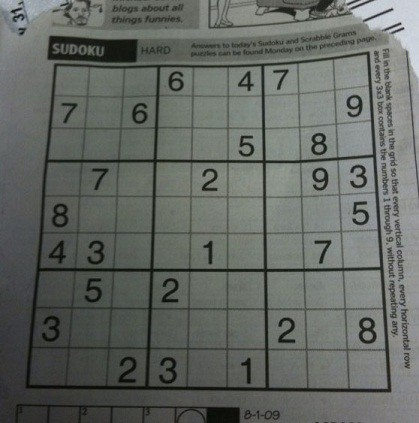
#> input picture board.jpeg, 419 x 423 px
$ python -i image_recognition.py   (imports and definitions only)
#> lines starting #> are read from the running program, lines starting #| are printed output that depends on the picture; after the words box and inside, x2 and y2 are one past the last pixel; in counts of white or black regions, pixels touching at a corner belong together
#!/usr/bin/python3
''' Library of functions used for extracting sudoku grid from an image
and extracting the digits from the grid. Uses OpenCV2 and numpy '''
import cv2
import operator
import numpy as np
import pytesseract as pts
import matplotlib.pyplot as plt


def pre_process_image(img, dilate=False):
#> called with dilate = True
    proc = cv2.GaussianBlur(img.copy(), (9, 9), 0)
    proc = cv2.adaptiveThreshold(proc, 255, cv2.ADAPTIVE_THRESH_GAUSSIAN_C, cv2.THRESH_BINARY, 11, 2)
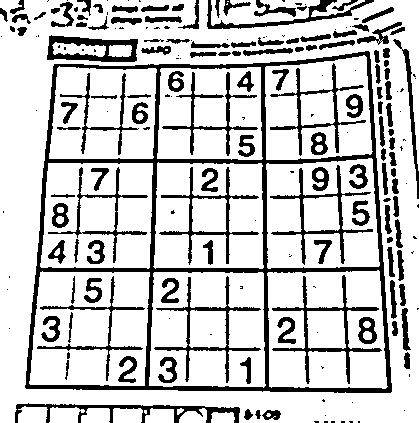
#> proc: shape (423, 419); 78.7% white; 207 black regions (83 under 20 px), largest, box (x1, y1, x2, y2) and area: (25, 51, 392, 393) 10956, (272, 275, 382, 384) 1396, (15, 403, 240, 423) 1281
    proc = cv2.bitwise_not(proc, proc)
    if dilate:
        kernel = np.array([[0, 1, 0], [1, 1, 1], [0, 1, 0]], np.uint8)
        proc = cv2.dilate(proc, kernel)
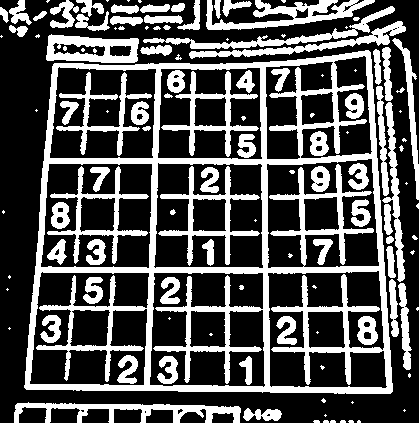
#> proc: shape (423, 419); 32.8% white; 126 white regions (54 under 20 px)
    return proc


def find_corners_of_largest_polygon(img):
    contours, h = cv2.findContours(img.copy(), cv2.RETR_EXTERNAL, cv2.CHAIN_APPROX_SIMPLE)
#> contours = 75 contours, 42 with area under 20; largest, box (x1, y1, x2, y2) and area: (24, 50, 393, 394) 113082, (46, 34, 139, 63) 2106, (206, 0, 375, 30) 1807, (14, 402, 241, 423) 1640, (143, 6, 395, 49) 1280; h = 75 rows, first 6: [1, -1, -1, -1], [2, 0, -1, -1], [3, 1, -1, -1], [4, 2, -1, -1], [5, 3, -1, -1], [6, 4, -1, -1]
    contours = sorted(contours, key=cv2.contourArea, reverse=True)
    polygon = contours[0]  # Largest image
#> polygon = contour of 184 points, box (x1, y1, x2, y2) (24, 50, 393, 394), area 113082
    bottom_right, _ = max(enumerate([pt[0][0] + pt[0][1] for pt in polygon]), key=operator.itemgetter(1))
#> bottom_right = 136
    top_left, _ = min(enumerate([pt[0][0] + pt[0][1] for pt in polygon]), key=operator.itemgetter(1))
#> top_left = 48
    bottom_left, _ = min(enumerate([pt[0][0] - pt[0][1] for pt in polygon]), key=operator.itemgetter(1))
#> bottom_left = 110
    top_right, _ = max(enumerate([pt[0][0] - pt[0][1] for pt in polygon]), key=operator.itemgetter(1))
#> top_right = 182
#> in get_grid, `corners = find_corners_of_largest_polygon(processed)`: corners = [[54, 63], [370, 52], [390, 393], [24, 387]]
    return [polygon[top_left][0], polygon[top_right][0], polygon[bottom_right][0], polygon[bottom_left][0]]

def distance(p1, p2):
    a = p2[0] - p1[0]
    b = p2[1] - p1[1]
    return np.sqrt((a ** 2) + (b ** 2))

def crop_and_warp(img, crop_rect):
    """Crops and warps a rectangular section from an image into a square of similar size."""
    top_left, top_right, bottom_right, bottom_left = crop_rect[0], crop_rect[1], crop_rect[2], crop_rect[3]
#> top_left = [54, 63]; top_right = [370, 52]; bottom_right = [390, 393]; bottom_left = [24, 387]
    src = np.array([top_left, top_right, bottom_right, bottom_left], dtype='float32')
#> src = [[54, 63], [370, 52], [390, 393], [24, 387]]
    side = max([
        distance(bottom_right, top_right),
        distance(top_left, bottom_left),
        distance(bottom_right, bottom_left),
        distance(top_left, top_right)
    ])
#> in distance, `a = p2[0] - p1[0]`: a = -20
#> in distance, `b = p2[1] - p1[1]`: b = -341
#> side = 366
    dst = np.array([[0, 0], [side - 1, 0], [side - 1, side - 1], [0, side - 1]], dtype='float32')
#> dst = [[0, 0], [365, 0], [365, 365], [0, 365]]
    m = cv2.getPerspectiveTransform(src, dst)
#> m = [[1.27, 0.117, -75.88], [0.0474, 1.36, -88.27], [0.000182, 0.000515, 1]]
    return cv2.warpPerspective(img, m, (int(side), int(side)))
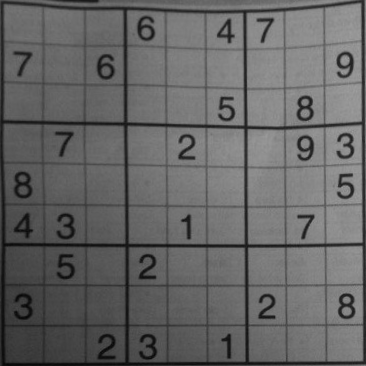
#> returned value: shape (366, 366); min 5, max 159, mean 101

def infer_grid(img):
    squares = []
    side = img.shape[:1]
#> side = (366,)
    side = side[0] / 9
#> side = 40.67
    for i in range(9):
        for j in range(9):
            p1 = (i * side, j * side)
            p2 = ((i + 1) * side, (j + 1) * side)
            squares.append((p1, p2))
    return squares

def cut_from_rect(img, rect):
    return img[int(rect[0][1]):int(rect[1][1]), int(rect[0][0]):int(rect[1][0])]

def scale_and_centre(img, size, margin=0, background=0):
    h, w = img.shape[:2]

    def centre_pad(length):
        """Handles centering for a given length that may be odd or even."""
        if length % 2 == 0:
            side1 = int((size - length) / 2)
            side2 = side1
        else:
            side1 = int((size - length) / 2)
            side2 = side1 + 1
        return side1, side2

    def scale(r, x):
        return int(r * x)

    if h > w:
        t_pad = int(margin / 2)
        b_pad = t_pad
        ratio = (size - margin) / h
        w, h = scale(ratio, w), scale(ratio, h)
        l_pad, r_pad = centre_pad(w)
    else:
        l_pad = int(margin / 2)
        r_pad = l_pad
        ratio = (size - margin) / w
        w, h = scale(ratio, w), scale(ratio, h)
        t_pad, b_pad = centre_pad(h)

    img = cv2.resize(img, (w, h))
    img = cv2.copyMakeBorder(img, t_pad, b_pad, l_pad, r_pad, cv2.BORDER_CONSTANT, None, background)
    return cv2.resize(img, (size, size))


def find_largest_feature(inp_img, scan_tl=None, scan_br=None):
    img = inp_img.copy()  # Copy the image, leaving the original untouched
    height, width = img.shape[:2]
    max_area = 0
    seed_point = (None, None)
    if scan_tl is None:
        scan_tl = [0, 0]
    if scan_br is None:
        scan_br = [width, height]
    # Loop through the image
    for x in range(scan_tl[0], scan_br[0]):
        for y in range(scan_tl[1], scan_br[1]):
            # Only operate on light or white squares
            if img.item(y, x) == 255 and x < width and y < height:  # Note that .item() appears to take input as y, x
                area = cv2.floodFill(img, None, (x, y), 64)
                if area[0] > max_area:  # Gets the maximum bound area which should be the grid
                    max_area = area[0]
                    seed_point = (x, y)
    # Colour everything grey (compensates for features outside of our middle scanning range
    for x in range(width):
        for y in range(height):
            if img.item(y, x) == 255 and x < width and y < height:
                cv2.floodFill(img, None, (x, y), 64)
    mask = np.zeros((height + 2, width + 2), np.uint8)  # Mask that is 2 pixels bigger than the image
    # Highlight the main feature
    if all([p is not None for p in seed_point]):
        cv2.floodFill(img, mask, seed_point, 255)
    top, bottom, left, right = height, 0, width, 0
    for x in range(width):
        for y in range(height):
            if img.item(y, x) == 64:  # Hide anything that isn't the main feature
                cv2.floodFill(img, mask, (x, y), 0)

            # Find the bounding parameters
            if img.item(y, x) == 255:
                top = y if y < top else top
                bottom = y if y > bottom else bottom
                left = x if x < left else left
                right = x if x > right else right

    bbox = [[left, top], [right, bottom]]
    return img, np.array(bbox, dtype='float32'), seed_point

def extract_digit(img, rect, size):
    """Extracts a digit (if one exists) from a Sudoku square."""
    digit = cut_from_rect(img, rect)  # Get the digit box from the whole square
    # Use fill feature finding to get the largest feature in middle of the box
    # Margin used to define an area in the middle we would expect to find a pixel belonging to the digit
    h, w = digit.shape[:2]
    margin = int(np.mean([h, w]) / 2.5)
    _, bbox, seed = find_largest_feature(digit, [margin, margin], [w - margin, h - margin])
    digit = cut_from_rect(digit, bbox)
    # Scale and pad the digit so that it fits a square of the digit size we're using for machine learning
    w = bbox[1][0] - bbox[0][0]
    h = bbox[1][1] - bbox[0][1]
    # Ignore any small bounding boxes
    if w > 0 and h > 0 and (w * h) > 100 and len(digit) > 0:
        return scale_and_centre(digit, size, 4)
    else:
        return np.zeros((size, size), np.uint8)

def get_digits(img, squares, size):
    """Extracts digits from their cells and builds an array"""
    digits = []
    img = pre_process_image(img.copy(), dilate=False)
    for square in squares:
        digits.append(extract_digit(img, square, size))
    return digits


def predict(digit):
    ''' Using the model, predict which number the digit is '''
    digit = np.asarray(digit)
    res = pts.image_to_string(digit, lang="eng", config="--psm 6 --oem 1 -c tessedit_char_whitelist=123456789")
    if res:
        return int(res)
    else:
        return 0

def predict_knn(model, digit):
    return model.predict(digit.reshape(1,784))[0]

def get_grid(img, no_predict=False):
    ''' Predict all numbers in the grid '''
    processed = pre_process_image(img, dilate=True)
    corners = find_corners_of_largest_polygon(processed)
    cropped = crop_and_warp(img, corners)
    squares = infer_grid(cropped)
#> squares = 81 items
    digits = get_digits(cropped, squares, 28)
#> call 2 of pre_process_image, with dilate = False
#> in pre_process_image (call 2), `proc = cv2.adaptiveThreshold(proc, 255, cv2.ADAPTIVE_THRESH_GAUSSIAN_C..`:
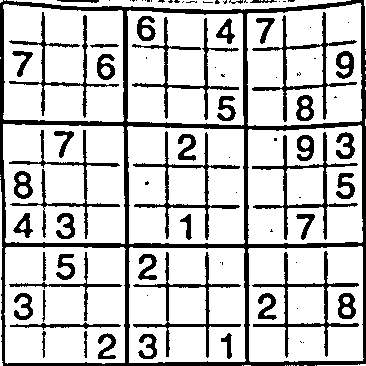
#> proc: shape (366, 366); 78.1% white; 87 black regions (42 under 20 px), largest, box (x1, y1, x2, y2) and area: (0, 0, 366, 366) 11492, (252, 132, 358, 240) 1352, (252, 12, 357, 122) 1341
#> the loop in get_digits, `for square in squares:` made 81 passes
#> square on passes 1, 3, 4, 7, 9, 10, 11, 12: ((0, 0), (40.67, 40.67)), ((0, 81.33), (40.67, 122)), ((0, 122), (40.67, 162.7)), ((0, 244), (40.67, 284.7)), ((0, 325.3), (40.67, 366)), ((40.67, 0), (81.33, 40.67)), ((40.67, 40.67), (81.33, 81.33)), ((40.67, 81.33), (81.33, 122))
#> square on passes 39 to 44: ((162.7, 81.33), (203.3, 122)), ((162.7, 122), (203.3, 162.7)), ((162.7, 162.7), (203.3, 203.3)), ((162.7, 203.3), (203.3, 244)), ((162.7, 244), (203.3, 284.7)), ((162.7, 284.7), (203.3, 325.3))
#> pass 1, in extract_digit, `digit = cut_from_rect(img, rect)`:
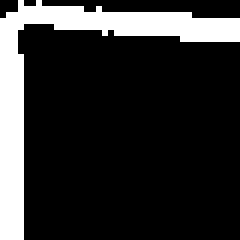
#> digit: shape (40, 40) (shown 6 times larger); 18% white; 1 white region, box (x1, y1, x2, y2) and area: (0, 0, 40, 40) 288
#> pass 2, in extract_digit (call 2), `digit = cut_from_rect(digit, bbox)`:
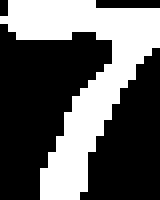
#> digit: shape (25, 20) (shown 8 times larger); 37.6% white; 1 white region, box (x1, y1, x2, y2) and area: (0, 0, 20, 25) 188
#> pass 2, in scale_and_centre, `img = cv2.copyMakeBorder(img, t_pad, b_pad, l_pad, r_pad, cv2.BORDER_C..`:
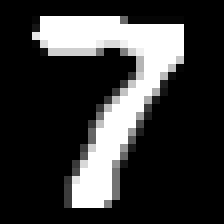
#> img: shape (28, 28) (shown 8 times larger); min 0, max 255, mean 55.7
    if no_predict:
        return digits
    mat = np.zeros((9,9), int)
    for i in range(81):
        if digits[i].sum() != 0:
            x = i//9
            y = i%9
            prediction = predict(digits[i])
            mat[y,x] = prediction
    return mat

>>> import cv2
>>> picture = cv2.imread('../board.jpeg', cv2.IMREAD_GRAYSCALE)
#> (the run stopped early here; a loop or call above may not have finished)
